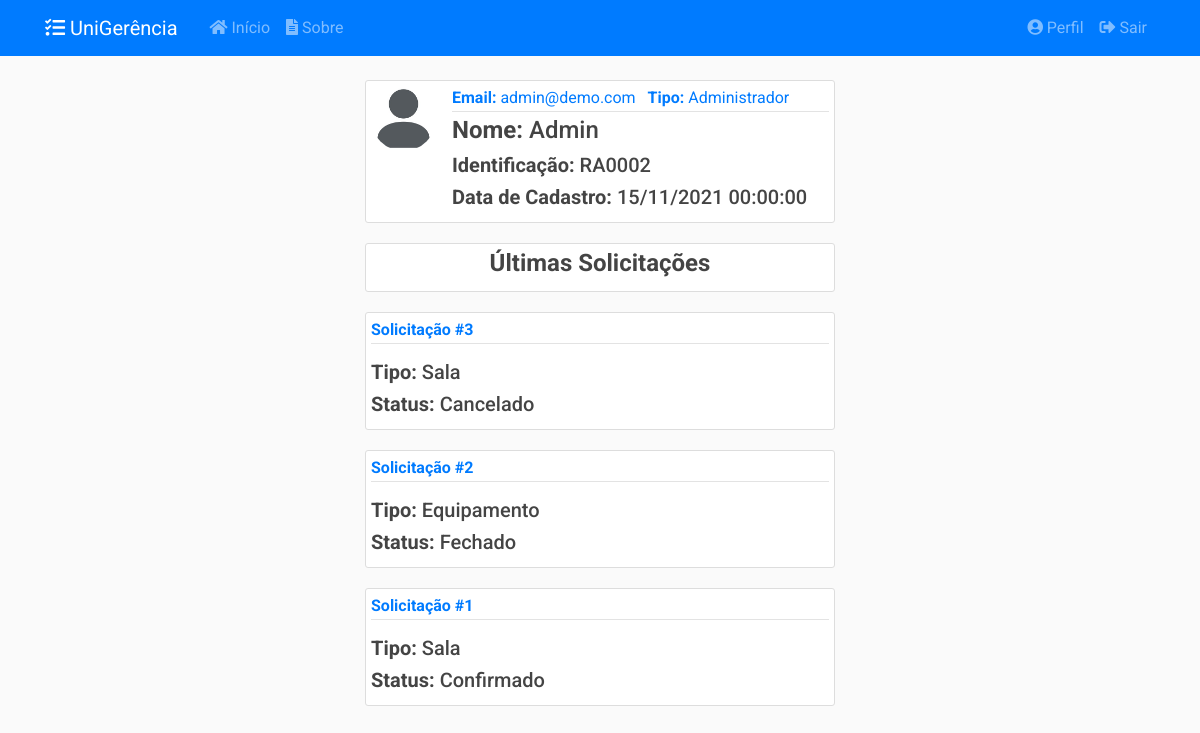
Screenshot of /usuarios/2 (signed in) with the database file from the repository.
### app/models/usuarios.py (models this page shows, shortened)
class Usuario(db.Model, UserMixin):
    __tablename__ = 'usuarios'
    __table_args__ = {'extend_existing': True}
    id = db.Column(db.Integer, primary_key=True)
    nome = db.Column(db.String(100), nullable=False)
    identificacao = db.Column(db.String(20), unique=True, nullable=False)
    email = db.Column(db.String(100), unique=True, nullable=False)
    senha = db.Column(db.String(60), nullable=False)
    data_cadastro = db.Column(db.DateTime, nullable=False,
                              default=datetime.now().astimezone(fuso_horario))
    data_atualizacao = db.Column(db.DateTime, nullable=True)
    tipo = db.Column(db.Enum(TipoUsuario), nullable=False)
    ativo = db.Column(db.Boolean, nullable=False, default=True)
    imagem_perfil = db.Column(db.String(20), nullable=False,
                              default='default.jpg')
    posts = db.relationship('Post', backref='autor',
                            foreign_keys='Post.usuario_id', lazy=True)
    recipiente = db.relationship('Post', backref='destinatario',
                                 foreign_keys='Post.destinatario_id', lazy=True)
    solicitacoes = db.relationship('Solicitacao', backref='autor', lazy=True)
    relatorios = db.relationship('Relatorio', backref='autor', lazy=True)
    def recupera_id(usuario_id):
        return Usuario.query.filter_by(id=usuario_id).filter_by(ativo=True).first_or_404()
    def __repr__(self):
        return f"{self.nome} ({self.identificacao})"

### app/models/solicitacoes.py (models this page shows, shortened)
class Solicitacao(db.Model):
    __tablename__ = 'solicitacoes'
    __table_args__ = {'extend_existing': True}
    id = db.Column(db.Integer, primary_key=True)
    status = db.Column(db.Enum(Status), default=Status.ABERTO.name)
    data_abertura = db.Column(db.DateTime, nullable=False,
                              default=datetime.now().astimezone(fuso_horario))
    data_inicio_pref = db.Column(db.Date, nullable=False)
    data_fim_pref = db.Column(db.Date, nullable=False)
    data_retirada = db.Column(db.DateTime, nullable=True)
    data_devolucao = db.Column(db.DateTime, nullable=True)
    data_cancelamento = db.Column(db.DateTime, nullable=True)
    data_finalizacao = db.Column(db.DateTime, nullable=True)
    quantidade = db.Column(db.Integer, nullable=False, default=0)
    descricao = db.Column(db.String(20), nullable=False)
    ativo = db.Column(db.Boolean, nullable=False, default=True)
    tipo = db.Column(db.String(20), nullable=False)
    usuario_id = db.Column(db.Integer, db.ForeignKey('usuarios.id'),
                           nullable=False)
    turno_id = db.Column(db.Integer, db.ForeignKey('turnos.id'),
                           nullable=False)
    turno = db.relationship('Turno', back_populates='solicitacoes')
    def recupera_autor_limite(usuario, limite):
        return Solicitacao.query.filter_by(autor=usuario).filter_by(
            ativo=True).order_by(Solicitacao.id.desc()).limit(limite)
    __mapper_args__ = {
        'polymorphic_identity': 'solicitacoes',
        'polymorphic_on': tipo
    }

class SolicitacaoSala(Solicitacao):
    __tablename__ = 'solicitacoes_salas'
    id = db.Column(db.Integer, db.ForeignKey('solicitacoes.id'), primary_key=True)
    setor_id = db.Column(db.Integer, db.ForeignKey('setores.id'), nullable=False)
    setor = db.relationship('Setor', back_populates='solicitacoes')
    salas = db.relationship('Sala', secondary= solicitacao_s,
                                    back_populates='solicitacoes')
    __mapper_args__ = {
        'polymorphic_identity': 'Sala',
    }

class Solicitacao(db.Model):
    __tablename__ = 'solicitacoes'
    __table_args__ = {'extend_existing': True}
    id = db.Column(db.Integer, primary_key=True)
    status = db.Column(db.Enum(Status), default=Status.ABERTO.name)
    data_abertura = db.Column(db.DateTime, nullable=False,
                              default=datetime.now().astimezone(fuso_horario))
    data_inicio_pref = db.Column(db.Date, nullable=False)
    data_fim_pref = db.Column(db.Date, nullable=False)
    data_retirada = db.Column(db.DateTime, nullable=True)
    data_devolucao = db.Column(db.DateTime, nullable=True)
    data_cancelamento = db.Column(db.DateTime, nullable=True)
    data_finalizacao = db.Column(db.DateTime, nullable=True)
    quantidade = db.Column(db.Integer, nullable=False, default=0)
    descricao = db.Column(db.String(20), nullable=False)
    ativo = db.Column(db.Boolean, nullable=False, default=True)
    tipo = db.Column(db.String(20), nullable=False)
    usuario_id = db.Column(db.Integer, db.ForeignKey('usuarios.id'),
                           nullable=False)
    turno_id = db.Column(db.Integer, db.ForeignKey('turnos.id'),
                           nullable=False)
    turno = db.relationship('Turno', back_populates='solicitacoes')
    def recupera_autor_limite(usuario, limite):
        return Solicitacao.query.filter_by(autor=usuario).filter_by(
            ativo=True).order_by(Solicitacao.id.desc()).limit(limite)
    __mapper_args__ = {
        'polymorphic_identity': 'solicitacoes',
        'polymorphic_on': tipo
    }

class SolicitacaoEquipamento(Solicitacao):
    __tablename__ = 'solicitacoes_equipamentos'
    id = db.Column(db.Integer, db.ForeignKey('solicitacoes.id'), primary_key=True)
    tipo_eqp_id = db.Column(db.Integer, db.ForeignKey('tipos_equipamento.id'),
                           nullable=True)
    equipamentos = db.relationship('Equipamento', secondary=solicitacao_e,
                                   back_populates='solicitacoes')
    tipo_eqp = db.relationship('TipoEquipamento', back_populates='solicitacoes')
    __mapper_args__ = {
        'polymorphic_identity': 'Equipamento'
    }

### app/controllers/usuarios.py (the view)
@usuarios.route("/<int:usuario_id>", methods=['GET'])
@login_required
@admin_required
def usuario(usuario_id):
    usuario = Usuario.recupera_id(usuario_id)
    solicitacoes = Solicitacao.recupera_autor_limite(usuario, 5)
    return render_template('usuarios/usuario.html',
                           title=usuario, usuario=usuario,
                           solicitacoes=solicitacoes)

### app/models/usuarios.py (called while the page is built)
@login_manager.user_loader
def load_user(user_id):
    return Usuario.query.get(int(user_id))

### app/utils.py (called while the page is built)
def admin_required(f):
    @wraps(f)
    def wrap(*args, **kwargs):
        if current_user.tipo.name == 'ADMIN':
            return f(*args, **kwargs)
        else:
            flash('Você não tem autorização para acessar esta página.', 'danger')
        return redirect(url_for('principal.inicio'))
    return wrap

### app/templates/usuarios/usuario.html (shortened to what this page needs)
{% extends "layout.html" %}
{% block conteudo %}
<article class="media content-section">
    <img class="rounded-circle article-img" src="{{ url_for('static', filename='img_perfil/' + usuario.imagem_perfil) }}">
    <div class="media-body">
        <div class="article-metadata">
            <a class="mr-2"><strong>Email:</strong> {{ usuario.email }}</a>
            <a class="mr-2"><strong>Tipo:</strong> {{ usuario.tipo.value }}</a>
        </div>
        <h4 class="article-title"><strong>Nome:</strong> {{ usuario.nome }}</h4>
        <h5 class="article-content"><strong>Identificação:</strong> {{ usuario.identificacao }}</h5>
        <h5 class="article-content"><strong>Data de Cadastro:</strong> {{ usuario.data_cadastro.strftime('%d/%m/%Y %H:%M:%S') }}</h5>
    </div>
</article>
<article class="media content-section">
    <div class="media-body">
        <h4 class="article-content text-center"><strong>Últimas Solicitações</strong></h4>
    </div>
</article>
{% for solicitacao in solicitacoes %}
<article class="media content-section">
    <div class="media-body">
        <div class="article-metadata mb-3">
            <a class="mr-2" href="{{ url_for('solicitacoes.solicitacao', solicitacao_id=solicitacao.id )}}"><strong>Solicitação #{{ solicitacao.id }}</strong></a>
        </div>
        <h5 class="article-content"><strong>Tipo:</strong> {{ solicitacao.tipo }}</h5>
        <h5 class="article-content"><strong>Status:</strong> {{ solicitacao.status.value }}</h5>
    </div>
</article>
{% endfor %}
{% endblock conteudo %}

### app/templates/layout.html (shortened to what this page needs)
<!DOCTYPE html>
<html>
<head>
    <link rel="stylesheet" type="text/css" href="{{ url_for('static', filename='css/bootstrap.min.css') }}">
    <link rel="stylesheet" type="text/css" href="{{ url_for('static', filename='css/main.css') }}">
    <link rel="stylesheet" type="text/css" href="https://cdn.datatables.net/v/bs4/jszip-2.5.0/dt-1.11.3/b-2.0.1/b-colvis-2.0.1/b-html5-2.0.1/b-print-2.0.1/cr-1.5.5/fh-3.2.0/r-2.2.9/rr-1.2.8/sp-1.4.0/sl-1.3.3/datatables.min.css"/>
    <link rel="stylesheet" type="text/css" href="{{ url_for('static', filename='css/select2.min.css') }}"/>
    <link rel="stylesheet" type="text/css" href="{{ url_for('static', filename='css/select2-bootstrap.min.css') }}">
    <link rel="stylesheet" type="text/css" href="https://pro.fontawesome.com/releases/v5.15.0/css/all.css">
</head>
<body>
    <header class="site-header">
        <nav class="navbar navbar-expand-md navbar-dark bg-primary fixed-top">
            <div class="container">
                <a class="navbar-brand mr-4" href="{{ url_for('principal.inicio') }}"><i class="fas fa-tasks"></i> UniGerência</a>
                <div class="collapse navbar-collapse" id="navbarToggle">
                    <div class="navbar-nav mr-auto">
                        <a class="nav-item nav-link" href="{{ url_for('principal.inicio') }}"><i class="fas fa-home"></i>&nbsp;Início</a>
                        <a class="nav-item nav-link" href="{{ url_for('principal.sobre') }}"><i class="fas fa-file-alt"></i>&nbsp;Sobre</a>
                    </div>
                    <div class="navbar-nav">
                    {% if current_user.is_authenticated %}
                        <a class="nav-item nav-link" href="{{ url_for('usuarios.perfil') }}"><i class="fas fa-user-circle"></i>&nbsp;Perfil</a>
                        <a class="nav-item nav-link" href="{{ url_for('usuarios.logout') }}"><i class="fas fa-sign-out-alt"></i>&nbsp;Sair</a>
                    {% else %}
                        <a class="nav-item nav-link" href="{{ url_for('usuarios.login') }}"><i class="fas fa-sign-in-alt"></i>&nbsp;Login</a>
                        <a class="nav-item nav-link" href="{{ url_for('usuarios.registrar') }}"><i class="fas fa-address-card"></i>&nbsp;Registre-se</a>
                    {% endif %}
                    </div>
                </div>
            </div>
        </nav>
    </header>
    <main role="main" class="container-fluid">
        <div class="row justify-content-md-center">
            <div class="col-md-5 align-self-sm-center">
            {% block conteudo %}{% endblock %}
            </div>
        </div>
    </main>
</body>
</html>

### app/static/css/main.css (style rules this page uses)
body { background: #fafafad5; color: #333333; margin-top: 5rem; font-family: 'Roboto' !important; }
h1, h2, h3, h4, h5, h6 { color: #444444; }
html { scroll-behavior: smooth; }
.content-section { background: #ffffff; padding: 5px 5px; border: 1px solid #dddddd; border-radius: 3px; margin-bottom: 20px; }
.article-title { color: #444444; }
.article-content { white-space: pre-line; }
.article-img { height: 65px; width: 65px; margin-right: 16px; }
.article-metadata { padding-bottom: 1px; margin-bottom: 4px; border-bottom: 1px solid #e3e3e3 }

### rows the page displays
Usuario: imagem_perfil (placeholder picture), email "admin@demo.com", tipo.value "Administrador", nome "Admin", identificacao "RA0002", data_cadastro "15/11/2021 00:00:00"
SolicitacaoSala: id "3", tipo "Sala", status.value "Cancelado"
SolicitacaoEquipamento: id "2", tipo "Equipamento", status.value "Fechado"
SolicitacaoSala: id "1", tipo "Sala", status.value "Confirmado"
